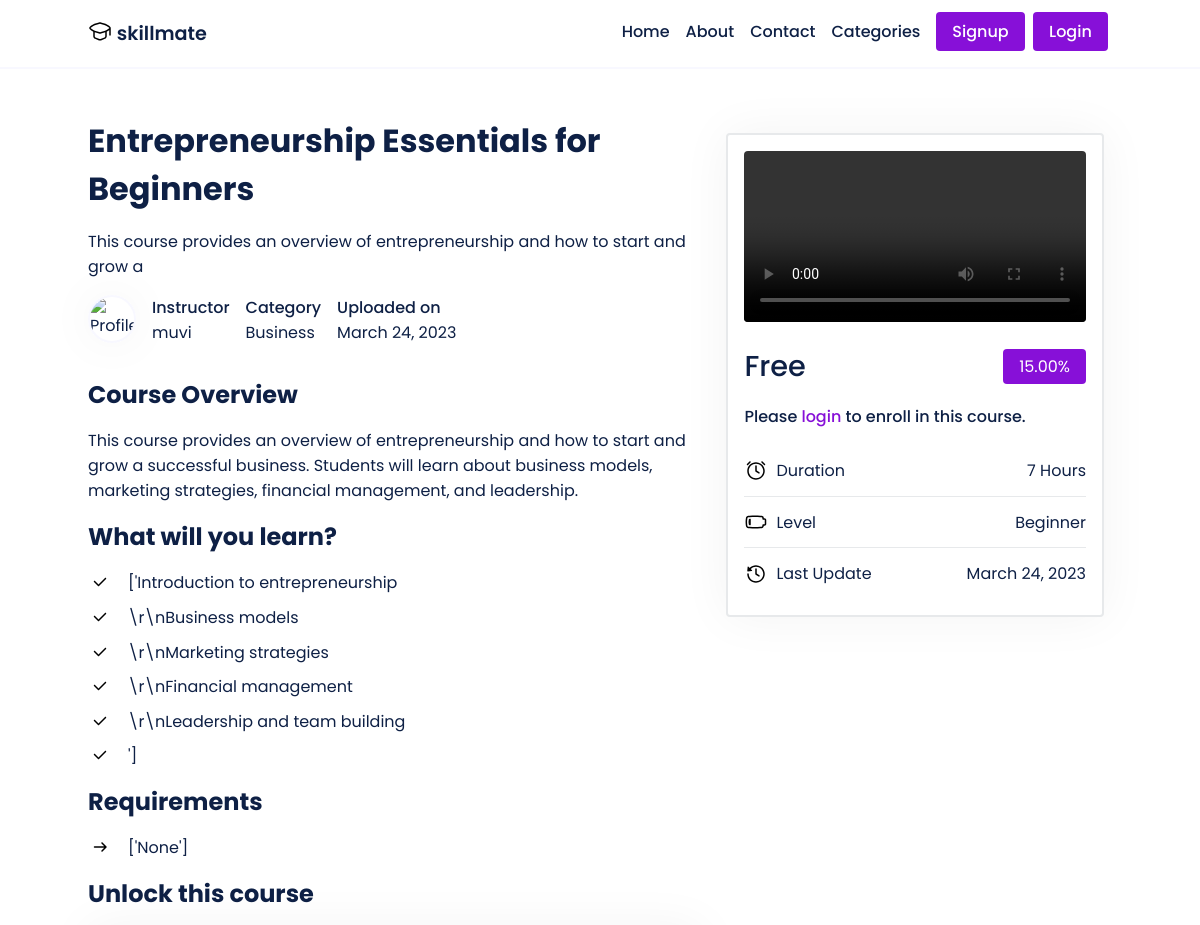
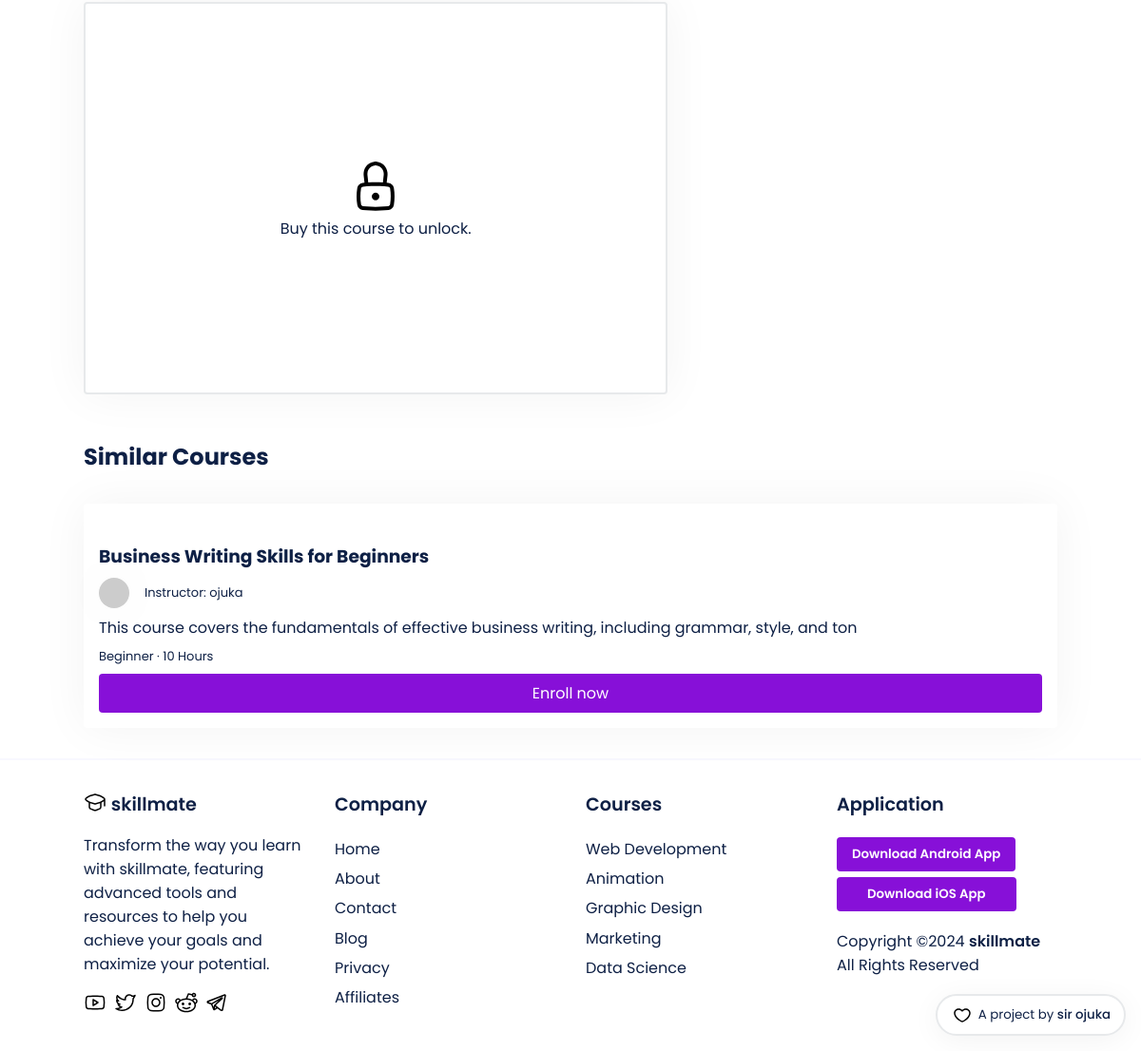
Screenshot of /muvi/course/entrepreneurship-essentials-for-beginners/ with the database file from the repository (2 pictures, top to bottom).
### main/models.py (models this page shows, shortened)
class Course(models.Model):
    LEVEL_CHOICES = [
        ('Beginner', 'Beginner'),
        ('Intermediate', 'Intermediate'),
        ('Advanced', 'Advanced')
    ]
    id = models.AutoField(primary_key=True)
    title = models.CharField(max_length=255)
    slug = models.SlugField(unique=True)
    description = models.TextField()
    thumbnail = CloudinaryField('thumbnail')
    featured_video = CloudinaryField('featured_video')
    instructor = models.ForeignKey(User, on_delete=models.CASCADE, related_name='courses', default=None)
    created_at = models.DateTimeField(auto_now_add=True)
    updated_at = models.DateTimeField(auto_now=True)
    level = models.CharField(max_length=20, choices=LEVEL_CHOICES, default='Beginner')
    duration = models.CharField(max_length=10, default='0')
    category = models.CharField(max_length=255, default="uncategorized")
    price = models.DecimalField(max_digits=8, decimal_places=2, default=0.00)
    discount = models.DecimalField(max_digits=5, decimal_places=2, default=0.00)
    requirements = models.TextField(help_text='Enter the requirements for the course, separated by a comma.', default='')
    content = models.TextField(help_text='Enter the course content, separated by a comma.', default='')
    lesson_title = models.CharField(max_length=255, default='Lesson')
    lesson_video = CloudinaryField('lesson_video', null=True)
    students = models.ManyToManyField(User, related_name='enrolled_courses', blank=True)
    def get_requirements_list(self):
        return self.requirements.split(',')
    def get_content_list(self):
        return self.content.split(',')

### main/views.py (the view, shortened to what this page needs)
# urls.py: path('<str:instructor>/course/<slug:slug>/', views.course_details, name='course_details'),
def course_details(request, instructor, slug):
    instructor_obj = get_object_or_404(User, username=instructor)
    course = get_object_or_404(Course, slug=slug, instructor=instructor_obj)
    category_courses = Course.objects.filter(category__iexact=course.category).exclude(id=course.id)[:3]
    enrolled = False
    if request.user.is_authenticated:
        enrolled = course.students.filter(id=request.user.id).exists()
    context = {
        'course': course,
        'enrolled': enrolled,
        'category_courses': category_courses
    }
    return render(request, 'course.html', context)

### templates/course.html (shortened to what this page needs)
{% extends 'base.html' %}
{% load static %}
{% block content %}
<section class="">
<div class='course-page'>
  <div class='container'>
    <div class='course-grid'>
      <div class='course-main'>
        <h1 style='font-size: 2rem;'>{{ course.title }}</h1>
        <div>
          <p>{{ course.description|slice:":80" }}</p>
        </div>
        <div class='course-meta'>
          {% if course.instructor.socialaccount_set.all %}
  {% with socialaccount=course.instructor.socialaccount_set.all|first %}
    {% if socialaccount.get_avatar_url %}
      <img src="{{ socialaccount.get_avatar_url }}" alt="Profile Image">
    {% else %}
      <img src="https://api.dicebear.com/5.x/shapes/svg?seed={{course.instructor}}" alt="Default Profile Image">
    {% endif %}
  {% endwith %}
{% else %}
  <img src="https://api.dicebear.com/5.x/shapes/svg?seed={{course.instructor}}" alt="Default Profile Image">
{% endif %}
          <p>
            <span style='font-weight: 500;'>
              Instructor
            </span>
            <span>
              {{course.instructor}}
            </span>
          </p>
          <p>
            <span style='font-weight: 500;'>
              Category
            </span>
            <span>
              {{course.category}}
            </span>
          </p>
          <p>
            <span style='font-weight: 500;'>
              Uploaded on
            </span>
            <span>
              {{course.created_at|date:"F d, Y"}}
            </span>
          </p>
        </div>
        <div style='margin-top: 2rem;'>
          <h2>Course Overview</h2>
          <p style='margin: 1rem 0'>{{course.description}}</p>
        </div>
        <div style=''>
          <h2>What will you learn?</h2>
          <ul style='list-style: none; margin-top: 1rem;'>
            {% for item in course.get_content_list %}
            <li style='display: flex; column-gap: 1rem; margin: .6rem 0;'>
              {{ item }}
            </li>
            {% endfor %}
          </ul>
        </div>
        <div style=''>
          <h2>Requirements</h2>
          <ul style='list-style: none; margin-top: 1rem;'>
            {% for requirement in course.get_requirements_list %}
              <li style='display: flex; column-gap: 1rem; margin: .6rem 0;'>
                {{ requirement }}
              </li>
            {% endfor %}
          </ul>
        </div>
        <div class='course-unlocked'>
          {% if enrolled %}
          <h2 id='start-learning'>Start Learning</h2>
          <div class='access-course'>
            <video controls>
              <source src="{{ course.lesson_video.url }}" type="{{ course.lesson_video.mime_type }}">
              Your browser does not support the video tag.
            </video>
            <p style='margin-top: 1rem; font-weight: 600;'>{{course.lesson_title}}</p>
          </div>
          {% else %}
          <h2>Unlock this course</h2>
         <div class='course-lock'>
          <p>Buy this course to unlock.</p>
        </div>
          {% endif %}
        </div>
      </div>
      <div class='course-details'>
        <div class='details'>
          <div>
          <video controls controlsList="nodownload" poster='{{course.thumbnail.url}}'>
            <source src="{{ course.featured_video.url }}" type="{{ course.featured_video.mime_type }}">
          </video>
        </div>
        <div style='display: flex; justify-content: space-between; align-items: center;'>
        <div style='display: inline-flex; gap: .8rem; align-items: center;'>
          <p class='course-price'>Free</p>
        </div>
        <div>
          <p style='background-color: #8710d8; padding: .3rem 1rem; border-radius: 4px; color: #fff;' class=''>{{course.discount}}%</p>
        </div>
      </div>
      {% if enrolled %}
      <a class='btn' href="#start-learning" style='display: block; text-align: center; width: 100%'>Access Course</a>
      {% else %}
      {% if user.is_authenticated %}
      <form method="post" action="{% url 'course_details' instructor=course.instructor.username slug=course.slug %}">
      {% csrf_token %}
      <button type="submit" style='width: 100%'>Enroll in this Course</button>
      </form>
      {% else %}
      <p style='font-weight: 500'> Please <a style='color: #8710d8' href="/accounts/login">login</a> to enroll in this course.</p>
      {% endif %}
      {% endif %}
      <div>
        <ul>
          <li>
            <span style='display: inline-flex; column-gap: .5rem; align-items: center;'>
              Duration
            </span>
            <span>{{course.duration}} Hours</span>
          </li>
          <li>
            <span style='display: inline-flex; column-gap: .5rem; align-items: center;'>
              Level
            </span>
            <span>{{course.level}}</span>
          </li>
          <li>
            <span style='display: inline-flex; column-gap: .5rem; align-items: center;'>
              Last Update
            </span>
            <span>{{course.updated_at|date:"F d, Y"}}</span>
          </li>
        </ul>
      </div>
        </div>
      </div>
    </div>
  </div>
</div>
</section>
  <div class="container home-featured-courses-content">
      <h2>Similar Courses</h2>
        {% if category_courses %}
        <div class="courses">
          {% for course in category_courses %}
  <div class="course">
  <div class="course-thumbnail">
  </div>
  <div class="course-details">
      <a href="{% url 'course_details' instructor=course.instructor slug=course.slug %}"><h3>{{ course.title|slice:":80" }}</h3></a>
      <p style="display: inline-flex; column-gap: 1rem; justify-content: center; align-items: center;" class="instructor">
          <img class="instructor-img" src="https://api.dicebear.com/5.x/shapes/svg?seed={{ course.instructor }}">
          Instructor: {{ course.instructor }}
      </p>
      <p class="course-desc">{{ course.description|slice:":100" }}</p>
      <p class="course-lvl-time">
          {{ course.level }} &middot; {{ course.duration }} Hours
      </p>
      <a href="{% url 'course_details' instructor=course.instructor slug=course.slug %}" class="btn enroll-btn">Enroll now</a>
  </div>
  </div>
  {% endfor %}
        {% else %}
          <div class="col-md-12">
            <p style='margin: 2rem 0;'>No courses found in this category.</p>
          </div>
        {% endif %}
      </div>
{% endblock content %}

### static/css/style.css (style rules this page uses)
* { font-family: 'Poppins'; margin: 0; padding: 0; box-sizing: border-box; scroll-behavior: smooth; scroll-padding-top: 2rem; }
body { color: #0e2045; background: #fff; display: flex; flex-direction: column; min-height: 100vh; }
img { width: 100%; }
section { padding: 3rem 0 2rem; }
a { text-decoration: none; color: #0e2045; }
.btn { background-color: #8710d8; border-radius: 4px; padding: .5rem 1rem; border: none; color: #fff; transition: transform .2s ease-in-out; }
.container { max-width: 1024px; margin: auto; width: 100%; }
.courses { display: grid; grid-template-columns: repeat(auto-fit, minmax(calc(33.33% - 2rem), 1fr)); grid-gap: 2rem; padding: 2rem 0; }
.course { background-color: #fff; color: #0e2045; box-shadow: 0 0 50px rgba(0, 0, 0, 0.05); border-radius: 4px; position: relative; }
.course img { max-width: 100%; padding: 0; border-top-right-radius: 4px; border-top-left-radius: 4px; }
.course-details { padding: 1rem; }
.course-details .instructor-img { height: 2rem; width: 2rem; border-radius: 50%; box-shadow: 0 0 50px rgba(0, 0, 0, 0.05); }
.course-details .instructor, .course-details .course-lvl-time { margin: .5rem 0; font-size: small; }
.course-details .enroll-btn { display: block; width: 100%; text-align: center; }
.course-grid { display: grid; grid-template-columns: 60% 40%; column-gap: .5rem; }
.course-main div { margin: 1rem 0; }
.course-meta { display: flex; gap: 1rem; }
.course-meta p span { display: block; }
.course-meta img { width: 3rem; height: 3rem; border-radius: 50%; border: 2px solid #f8f8ff; box-shadow: 0 0 50px rgba(0, 0, 0, 0.05); }
.details { background-color: #fff; border-radius: 4px; border: 2px solid #e7e9eb; box-shadow: 0 0 50px rgba(0, 0, 0, 0.05); padding: 1rem; }
.course-details video { width: 100%; border-radius: 4px; }
.course-price { margin: 1rem 0; font-size: 1.8rem; font-weight: 500; }
.details ul { margin-top: 1rem; }
.details li { display: flex; justify-content: space-between; padding: .8rem 0; }
.details li:nth-child(1) { border-bottom: 1px solid #e7e9eb; }
.details li:nth-child(2) { border-bottom: 1px solid #e7e9eb; }
.course-lock { background-color: #fff; border-radius: 4px; border: 2px solid #e7e9eb; box-shadow: 0 0 50px rgba(0, 0, 0, 0.05); padding: 10rem 1rem; display: flex; flex-direction: column; justify-content: center; align-items: center; }

### rows the page displays
Course: title "Entrepreneurship Essentials for Beginners", description "This course provides an overview of entrepreneurship and how to start and grow a", instructor "muvi", category "Business", created_at "March 24, 2023", description "This course provides an overview of entrepreneurship and how to start and grow a successful business. Students will learn about business models, marketing strategies, financial management, and leadership.", get_requirements_list "['None']", discount "15.00", duration "7", level "Beginner", updated_at "March 24, 2023"
Course: title "Business Writing Skills for Beginners", instructor "ojuka", description "This course covers the fundamentals of effective business writing, including grammar, style, and ton", level "Beginner", duration "10"

### other values shown
{{ item }} "['Introduction to entrepreneurship" "\\r\\nBusiness models" "\\r\\nMarketing strategies" "\\r\\nFinancial management" "\\r\\nLeadership and team building" "']"
